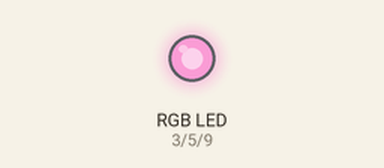
Bench run of a sketch on a simulated Arduino Uno, built with avr-gcc and run on an emulated ATmega328P. Shown: an RGB LED mixed from three pins (HIGH = lit).

Above: at 0.05 s.
At 1.5 s:
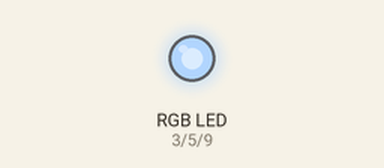
At 3.0 s:
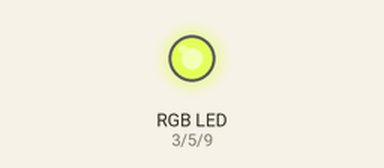
Timing chart, 0 to 6.9 s (numbered marks = the images above):
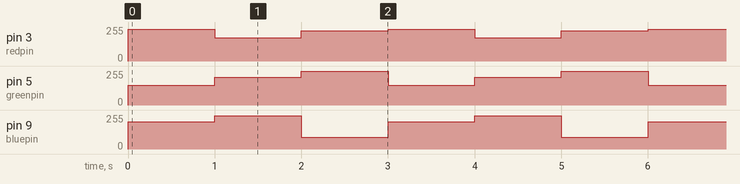

The sketch:

rgb_led-1.ino
```cpp
int redpin=3;
int greenpin=5;
int bluepin=9;
void setup() {
  pinMode(redpin, OUTPUT);
  pinMode(greenpin, OUTPUT);
  pinMode(bluepin, OUTPUT);
}

// the loop function runs over and over again forever
void loop()
   { setColor(239,149,203); delay(1000); //red
     setColor(175,210,250); delay(1000); //green
     setColor(227,255,89); delay(1000); //blue
}

void setColor(int red, int green, int blue)
    {analogWrite(redpin, red);
     analogWrite(greenpin, green);
     analogWrite(bluepin, blue);
}
```

Measured:
- by itself, pin 3 (redpin): repeats every 3.0 s: 175/255 1.0 s, 227/255 1.0 s, 239/255 1.0 s
- by itself, pin 5 (greenpin): repeats every 3.0 s: 210/255 1.0 s, 255/255 1.0 s, 149/255 1.0 s
- by itself, pin 9 (bluepin): repeats every 3.0 s: 250/255 1.0 s, 89/255 1.0 s, 203/255 1.0 s
